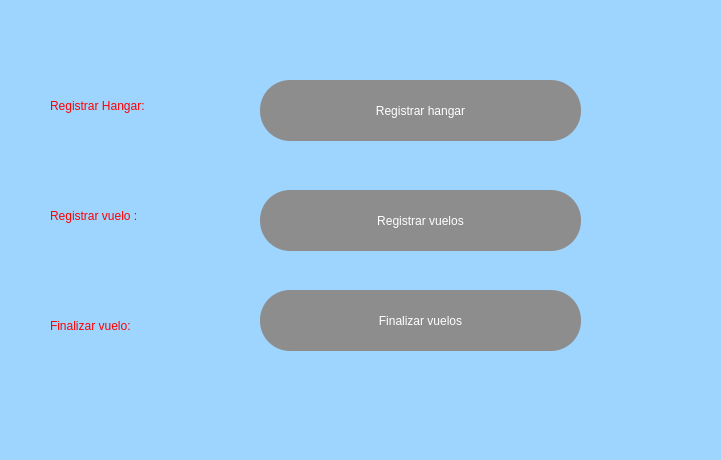
<?xml version="1.0" encoding="UTF-8"?>
<ui version="4.0">
 <class>MainWindow</class>
 <widget class="QMainWindow" name="MainWindow">
  <property name="geometry">
   <rect>
    <x>0</x>
    <y>0</y>
    <width>721</width>
    <height>460</height>
   </rect>
  </property>
  <property name="windowTitle">
   <string>MainWindow</string>
  </property>
  <property name="styleSheet">
   <string notr="true">background-color: rgb(158, 213, 255);</string>
  </property>
  <widget class="QWidget" name="centralwidget">
   <widget class="QLabel" name="label_3">
    <property name="geometry">
     <rect>
      <x>50</x>
      <y>200</y>
      <width>211</width>
      <height>31</height>
     </rect>
    </property>
    <property name="styleSheet">
     <string notr="true">
font: 75 14pt &quot;MS Shell Dlg 2&quot;;
color: rgb(255, 0, 0);</string>
    </property>
    <property name="text">
     <string>Registrar vuelo :</string>
    </property>
   </widget>
   <widget class="QLabel" name="label_4">
    <property name="geometry">
     <rect>
      <x>50</x>
      <y>310</y>
      <width>211</width>
      <height>31</height>
     </rect>
    </property>
    <property name="styleSheet">
     <string notr="true">
font: 75 14pt &quot;MS Shell Dlg 2&quot;;
color: rgb(255, 0, 0);</string>
    </property>
    <property name="text">
     <string>Finalizar vuelo:</string>
    </property>
   </widget>
   <widget class="QLabel" name="label_5">
    <property name="geometry">
     <rect>
      <x>50</x>
      <y>90</y>
      <width>211</width>
      <height>31</height>
     </rect>
    </property>
    <property name="styleSheet">
     <string notr="true">
font: 75 14pt &quot;MS Shell Dlg 2&quot;;
color: rgb(255, 0, 0);</string>
    </property>
    <property name="text">
     <string>Registrar Hangar:</string>
    </property>
   </widget>
   <widget class="QPushButton" name="btn_registro_hangar">
    <property name="geometry">
     <rect>
      <x>260</x>
      <y>80</y>
      <width>321</width>
      <height>61</height>
     </rect>
    </property>
    <property name="styleSheet">
     <string notr="true">QPushButton{
font: 90 20pt &quot;MS Shell Dlg 2&quot;;
  color:rgb(255, 255, 255);
  
	background-color: rgb(104, 127, 143);
border-radius:30px;
}
QPushButton:hover{
background-color: rgb(255, 0,0 );
	color:rgb(255, 255, 255);
}

QPushButton{

  color:rgb(255, 255, 255);
  
	
	background-color: rgb(141, 141, 141);
}
</string>
    </property>
    <property name="text">
     <string>Registrar hangar</string>
    </property>
   </widget>
   <widget class="QPushButton" name="btn_registro_vuelo">
    <property name="geometry">
     <rect>
      <x>260</x>
      <y>190</y>
      <width>321</width>
      <height>61</height>
     </rect>
    </property>
    <property name="styleSheet">
     <string notr="true">QPushButton{
font: 90 20pt &quot;MS Shell Dlg 2&quot;;
  color:rgb(255, 255, 255);
  
	background-color: rgb(104, 127, 143);
border-radius:30px;
}
QPushButton:hover{
background-color: rgb(255, 0,0 );
	color:rgb(255, 255, 255);
}

QPushButton{

  color:rgb(255, 255, 255);
  
	
	background-color: rgb(141, 141, 141);
}
</string>
    </property>
    <property name="text">
     <string>Registrar vuelos</string>
    </property>
   </widget>
   <widget class="QPushButton" name="btn_finalizo_vuelos">
    <property name="geometry">
     <rect>
      <x>260</x>
      <y>290</y>
      <width>321</width>
      <height>61</height>
     </rect>
    </property>
    <property name="styleSheet">
     <string notr="true">QPushButton{
font: 90 20pt &quot;MS Shell Dlg 2&quot;;
  color:rgb(255, 255, 255);
  
	background-color: rgb(104, 127, 143);
border-radius:30px;
}
QPushButton:hover{
background-color: rgb(255, 0,0 );
	color:rgb(255, 255, 255);
}

QPushButton{

  color:rgb(255, 255, 255);
  
	
	background-color: rgb(141, 141, 141);
}
</string>
    </property>
    <property name="text">
     <string>Finalizar vuelos</string>
    </property>
   </widget>
  </widget>
  <widget class="QMenuBar" name="menubar">
   <property name="geometry">
    <rect>
     <x>0</x>
     <y>0</y>
     <width>721</width>
     <height>21</height>
    </rect>
   </property>
  </widget>
  <widget class="QStatusBar" name="statusbar"/>
 </widget>
 <resources/>
 <connections/>
</ui>
